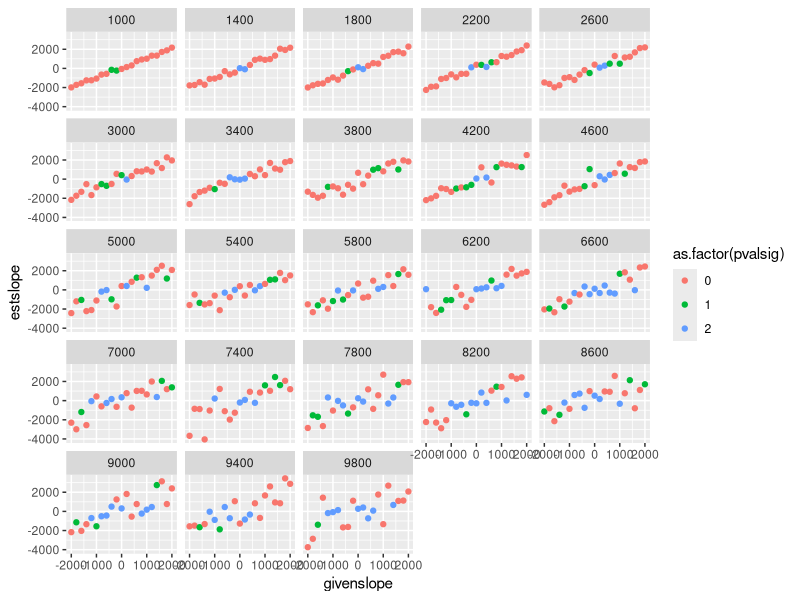
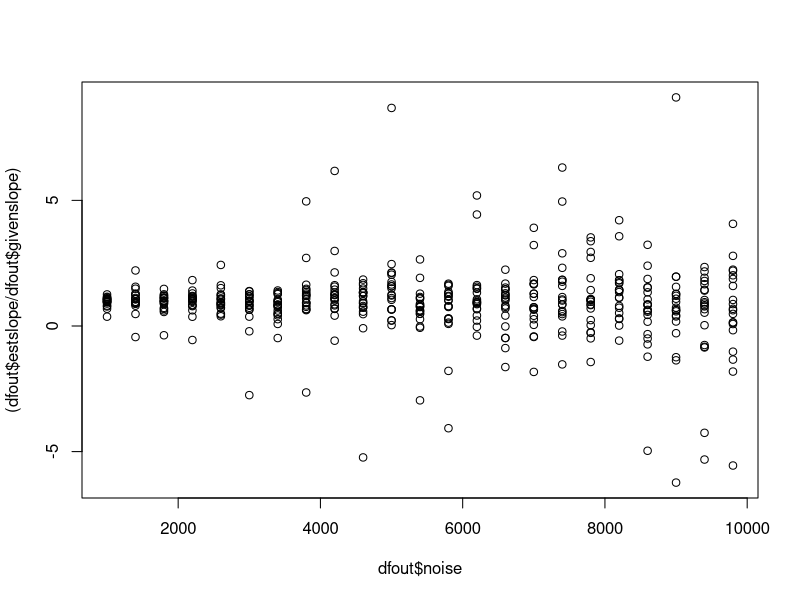
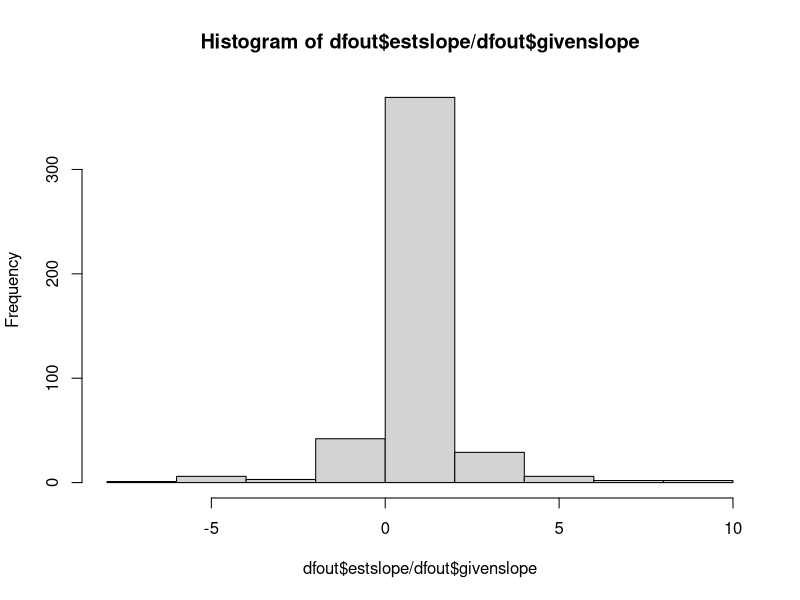
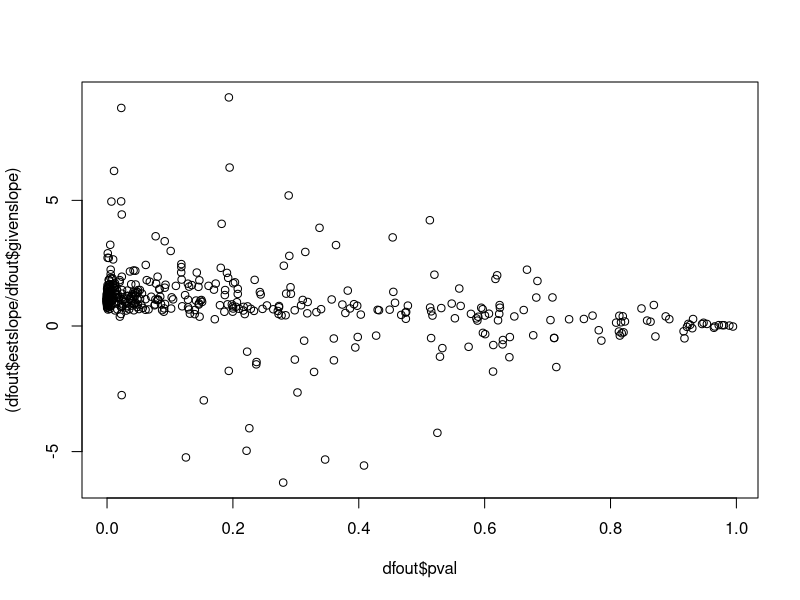

R code for these plots, in order: (Note: a time limit stopped this script after it produced the figures.)
## Started 7 April 2024 ##
## Tried to start 4 April 2024, but got overwhelmed ##
## Updated 20 April 2024 to work with linear model ## 
## By Lizzie, cribbing off Mao's datasimulation.R ##

## Extra notes on what I did and how throughout, especially in response to datasimulation.R ##

# housekeeping
rm(list=ls()) 
options(stringsAsFactors = FALSE)
set.seed(333)

# f(x)
simulate_population <- function(a, b, t, noise_sd) {
  # To check the code to start, I ran bits inside the f(x) with different a; b  <-  0; noise_sd <- 0
  # then checked that I got a back from this: coef(model)["time"]
  # then I set b to other numbers and checked that I still got a back from the lm 
  # then I played around with the f(x) once I had it some to see how it did (and found an error in my code)
  # so I fixed it and played around again to see if it returned what I expected, it did! So I moved on. Finally
  y <- numeric(t)
  time <- 1:t
  y <- a*time + b + rnorm(t, 0, noise_sd)
    # y is the population of certain time
    # a is the increasing/decreasing rate
    # b is the starting population size
    # time is the x variable 
    # noise_sd
  model <- lm(y ~ time)
  # Extract the estimated slope (coefficient of time)
  estimated_slope <- coef(model)["time"]
  pval <- coef(summary(lm(y ~ time)))[2,4] # would be better to call with column name! But offline so cannot look up how
  return(c(estimated_slope, pval))
}

t <- 10
a <- seq(from=-2000, to=2000, by=200)
b <- 100000
noise_sd <- seq(from=1000, to=10000, by=400)


# If you are good with lists then keep using them! They are smart and I am trying to get better at them.
# This is also a bad way to update output. 
# So, don't copy how I do this below if you have a better way ... 

dfout <- data.frame(givenslope=numeric(), noise=numeric(), estslope=numeric(), pval=numeric())

for (i in 1:length(a)) {
  for (j in 1:length(noise_sd)){
    simpopout <- simulate_population(a[i], b, t, noise_sd[j])
    dfadd <- data.frame(givenslope=a[i], noise=noise_sd[j], estslope=simpopout[1], pval=simpopout[2])
    dfout <- rbind(dfout, dfadd)
  }
}

dfout$pvalsig <- ifelse(dfout$pval>0.5, 2, 0)
dfout$pvalsig[which(dfout$pval>0.05 & dfout$pval<0.15)] <- 1
library(ggplot2)
ggplot(dfout, aes(x=givenslope, y=estslope, color=as.factor(pvalsig)))+
  geom_point() + 
  facet_wrap(.~noise)
# Visulization to me suggests that MAYBE noise of 7000-9000 could work ...
plot((dfout$estslope/dfout$givenslope)~dfout$noise)
hist(dfout$estslope/dfout$givenslope)
plot((dfout$estslope/dfout$givenslope)~dfout$pval)
# Err, guessing that a ratio of 2 could be okay? Not sure .. 

## Next ...
# Semi-brute force search for cases were:
# (1) All the estiamted slopes are pretty close to given slopes and
# (2) The bottom populations has a pvalue between 0.05-0.15
a <- seq(from=-2000, to=2000, by=200)
a <- a[-c(5:17)] # remove middle close-to-zero slopes, as though are hard to get pval low
noise_sd <- seq(from=7000, to=9000, by=400) 
srhere <- 0.3

for(seedz in c(333:3999)){
  set.seed(seedz)
  for (j in 1:length(noise_sd)){
    dfout <- data.frame(noise=numeric(), sloperatio=numeric(), pval=numeric(), smratio=numeric())
    for (i in 1:length(a)) {
      simpopout <- simulate_population(a[i], b, t, noise_sd[j])
      # hack so I can later ask if ALL populations are true for below.. 
      smratiohere  <- ifelse((abs(simpopout[1]/a[i])<(1+srhere) & abs(simpopout[1]/a[i])>(1-srhere)), 0, 1)
      dfadd <- data.frame(noise=noise_sd[j], sloperatio=simpopout[1]/a[i], pval=simpopout[2], smratio=smratiohere)
      dfout <- rbind(dfout, dfadd)
    }
      if(sum(dfout$smratio)==0 & dfout$pval[1]>0.05 & dfout$pval[1]<0.15){
    print(paste("try seed: ", seedz, "with noise of ", noise_sd[j]))
  }
  }
}


# Okay, so I think we have a couple options and could find more with searching more seeds!
# We'll definitely need to DECREASE the noise with population size (assuming northern, increasing populations are increasing)
# But now we can probably get what we want ...
# For example, try ....
set.seed(1546)
t <- 10
b <- 100000
noise_sd <- rev(seq(from=3400, to=7000, by=400))

dfout <- data.frame(givenslope=numeric(), noise=numeric(), estslope=numeric(), pval=numeric())

for (i in 1:length(a)) {
    simpopout <- simulate_population(a[i], b, t, noise_sd[i])
    dfadd <- data.frame(givenslope=a[i], noise=noise_sd[i], estslope=simpopout[1], pval=simpopout[2])
    dfout <- rbind(dfout, dfadd)
}

dfout
# Could work, I might re-run after adjusting some of the populations we want, and plot out the results:
set.seed(1546)
a <- c(-2000, -1600, -1400,  600, 1400 , 1600,  2000)
t <- 10
b <- seq(40000, 101000, by=10000)
noise_sd <- rev(seq(from=3000, to=7000, by=400))

par(mfrow=c(1,7))
for(i in 1:length(a)){
  y <- numeric(t)
  time <- 1:t
  y <- a[i]*time + b[i] + rnorm(t, 0, noise_sd[i])
  plot(y~time, main=coef(summary(lm(y ~ time)))[2,4])
  abline(lm(y~time))
}
# We should check out some of the other options to see what looks best before finalizing the seed. 
# I suspect we could find better options. 
# Perhaps as a next step someone could try all the seeds x noise suggestions 
# using my noise steps above (lines 99-101) but plotting the points as I do just above, 
# But improve the figures (reduce digits on p values and also add estimated slope to plot) 
# push all plots and then we could pick!
